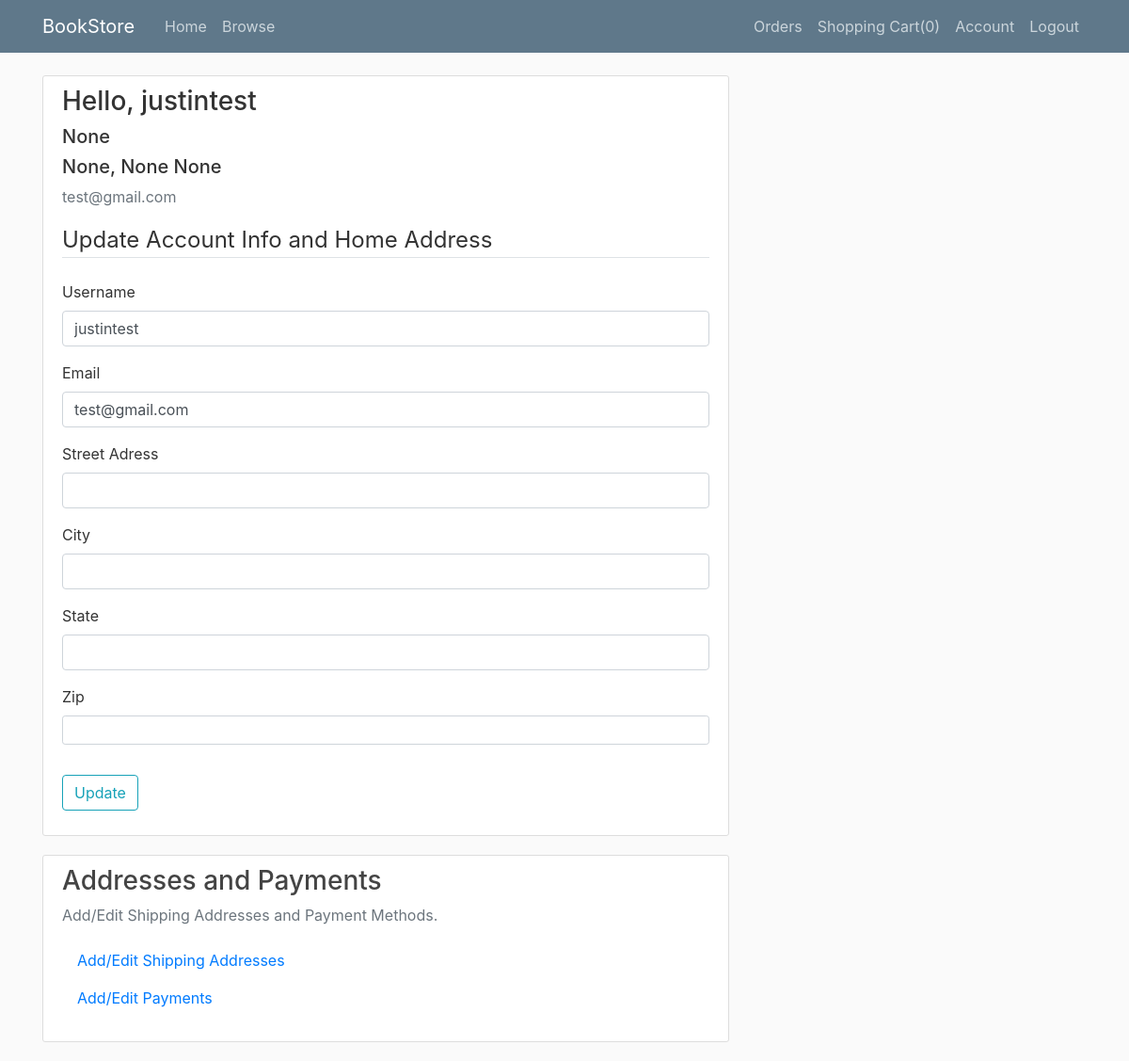
Page /account (signed in) on the committed database.
### bookstore/models.py (models this page shows, shortened)
class User(db.Model, UserMixin):
    id = db.Column(db.Integer, primary_key=True)
    username = db.Column(db.String(20), unique=True, nullable=False)
    email = db.Column(db.String(50), unique=True, nullable=False)
    password = db.Column(db.String(30), nullable=False)
    street = db.Column(db.String(60))
    city = db.Column(db.String(30))
    state = db.Column(db.String(2))
    zip = db.Column(db.String(5))
    cartItems = db.relationship('ShoppingCart', backref='customer', lazy=True)

### bookstore/routes.py (the view)
@app.route("/account", methods=['GET','POST'])
@login_required
def account():
    form = UpdateAccountForm()
    if form.validate_on_submit():
        current_user.username = form.username.data
        current_user.email = form.email.data
        current_user.street = form.street.data
        current_user.city = form.city.data
        current_user.zip = form.zip.data
        current_user.state = form.state.data
        db.session.commit()
        flash('Your account has been updated', 'success')
        return redirect(url_for('account'))
    elif request.method == 'GET':
        form.username.data = current_user.username
        form.email.data = current_user.email
        form.street.data = current_user.street
        form.city.data = current_user.city
        form.state.data = current_user.state
        form.zip.data = current_user.zip
    return render_template('account.html', title='Account', form=form)

### bookstore/forms.py (shortened to what this page needs)
class UpdateAccountForm(FlaskForm):
    username = StringField('Username', validators=[DataRequired(), Length(min=2, max=20)])
    email = StringField('Email', validators=[DataRequired(), Email()])
    street = StringField('Street Adress')
    city = StringField('City')
    zip = IntegerField('Zip')
    state = StringField('State',validators=[Length(min=2, max=2)])
    submit = SubmitField('Update')

### bookstore/models.py (called while the page is built)
@login_manager.user_loader
def load_user(user_id):
    return User.query.get(int(user_id))

### bookstore/templates/account.html (shortened to what this page needs)
{% extends "layout.html" %}
{% block content %}
<div class="content-section">
    <div class="media">
        <div class="media-body">
            <h2 class="h3">Hello, {{ current_user.username }}</h2>
            <h2 class="h5">{{ current_user.street }}</h2>
            <h2 class="h5">{{ current_user.city }}, {{current_user.state}} {{current_user.zip}}</h2>
            <p class="text-secondary">{{ current_user.email }}</p>
        </div>
    </div>
    <form method="POST" action="">
        <fieldset class="form-group">
            <legend class="border-bottom mb-4">Update Account Info and Home Address</legend>
            <div class="form-group">
                {{ form.username.label(class="form-control-label") }}
                {% if form.username.errors %}
                {{ form.username(class="form-control form-control-md is-invalid") }}
                <div class="invalid-feedback">
                    {% for error in form.username.errors %}
                    <span>{{ error }}</span>
                    {% endfor %}
                </div>
                {% else %}
                {{ form.username(class="form-control form-control-md") }}
                {% endif %}
            </div>
            <div class="form-group">
                {{ form.email.label(class="form-control-label") }}
                {% if form.email.errors %}
                {{ form.email(class="form-control form-control-md is-invalid") }}
                <div class="invalid-feedback">
                    {% for error in form.email.errors %}
                    <span>{{ error }}</span>
                    {% endfor %}
                </div>
                {% else %}
                {{ form.email(class="form-control form-control-md") }}
                {% endif %}
            </div>
            <div class="form-group">
                {{ form.street.label(class="form-control-label") }}
                {% if form.street.errors %}
                {{ form.street(class="form-control form-control-md is-invalid") }}
                <div class="invalid-feedback">
                    {% for error in form.street.errors %}
                    <span>{{ error }}</span>
                    {% endfor %}
                </div>
                {% else %}
                {{ form.street(class="form-control form-control-md") }}
                {% endif %}
            </div>
            <div class="form-group">
                {{ form.city.label(class="form-control-label") }}
                {% if form.city.errors %}
                {{ form.city(class="form-control form-control-md is-invalid") }}
                <div class="invalid-feedback">
                    {% for error in form.city.errors %}
                    <span>{{ error }}</span>
                    {% endfor %}
                </div>
                {% else %}
                {{ form.city(class="form-control form-control-md") }}
                {% endif %}
            </div>
            <div class="form-group">
                {{ form.state.label(class="form-control-label") }}
                {% if form.state.errors %}
                {{ form.state(class="form-control form-control-md is-invalid") }}
                <div class="invalid-feedback">
                    {% for error in form.state.errors %}
                    <span>{{ error }}</span>
                    {% endfor %}
                </div>
                {% else %}
                {{ form.state(class="form-control form-control-md") }}
                {% endif %}
            </div>
            <div class="form-group">
                {{ form.zip.label(class="form-control-label") }}
                {% if form.zip.errors %}
                {{ form.zip(class="form-control form-control-md is-invalid") }}
                <div class="invalid-feedback">
                    {% for error in form.zip.errors %}
                    <span>{{ error }}</span>
                    {% endfor %}
                </div>
                {% else %}
                {{ form.zip(class="form-control form-control-sm") }}
                {% endif %}
            </div>
        </fieldset>
        <div class="form-group">
            {{ form.submit(class="btn btn-outline-info") }}
        </div>
    </form>
</div>
<div class="col-md-14">
    <div class="content-section">
      <h3>Addresses and Payments</h3>
      <p class='text-muted'>Add/Edit Shipping Addresses and Payment Methods.
        <ul class="list-group">
          <a class="nav-item nav-link" href="/shippingaddresses">Add/Edit Shipping Addresses</a>
          <a class="nav-item nav-link" href="/payments">Add/Edit Payments</a>
        </ul>
      </p>
    </div>
  </div>
{% endblock content %}

### bookstore/static/main.css (style rules this page uses)
body { background: #fafafa; color: #333333; margin-top: 5rem; }
h1, h2, h3, h4, h5, h6 { color: #444444; }
.content-section { background: #ffffff; padding: 10px 20px; border: 1px solid #dddddd; border-radius: 3px; margin-bottom: 20px; }

### rows in the picture
User: username "justintest", street "None", city "None", state "None", zip "None", email "test@gmail.com"

### other values in the picture
{{ session['Shoppingcart']|length }} "0"
